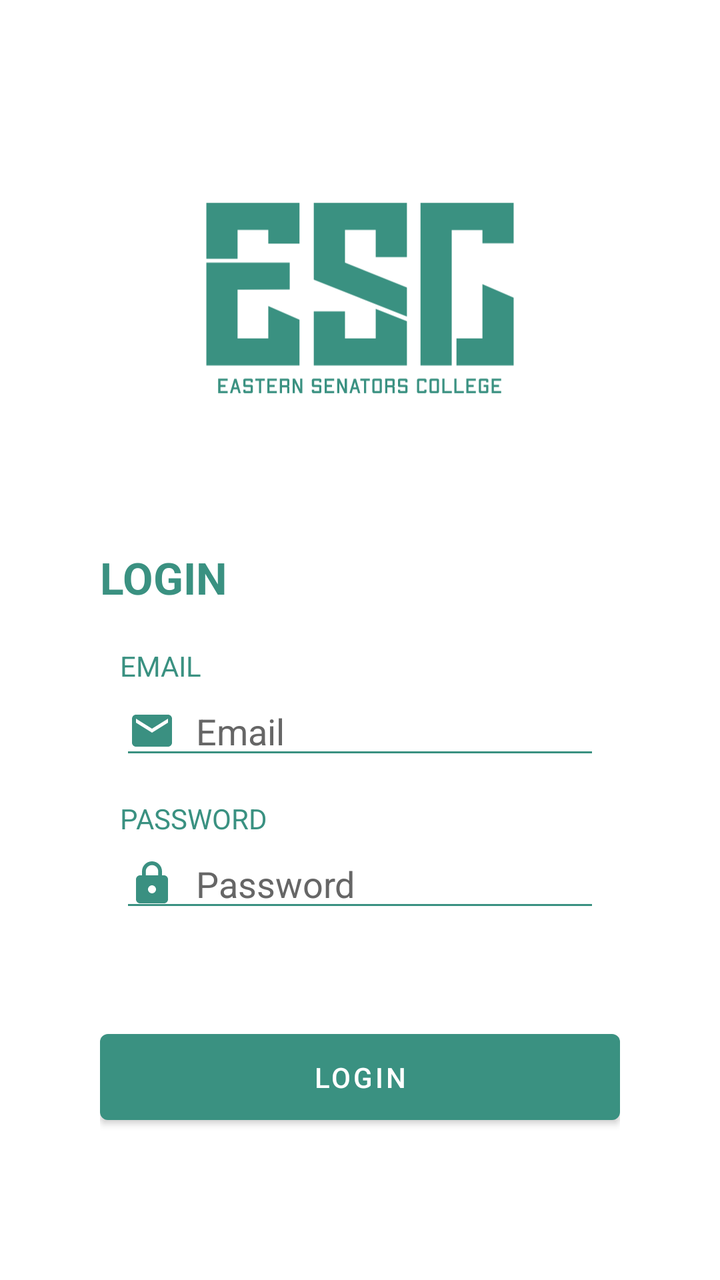
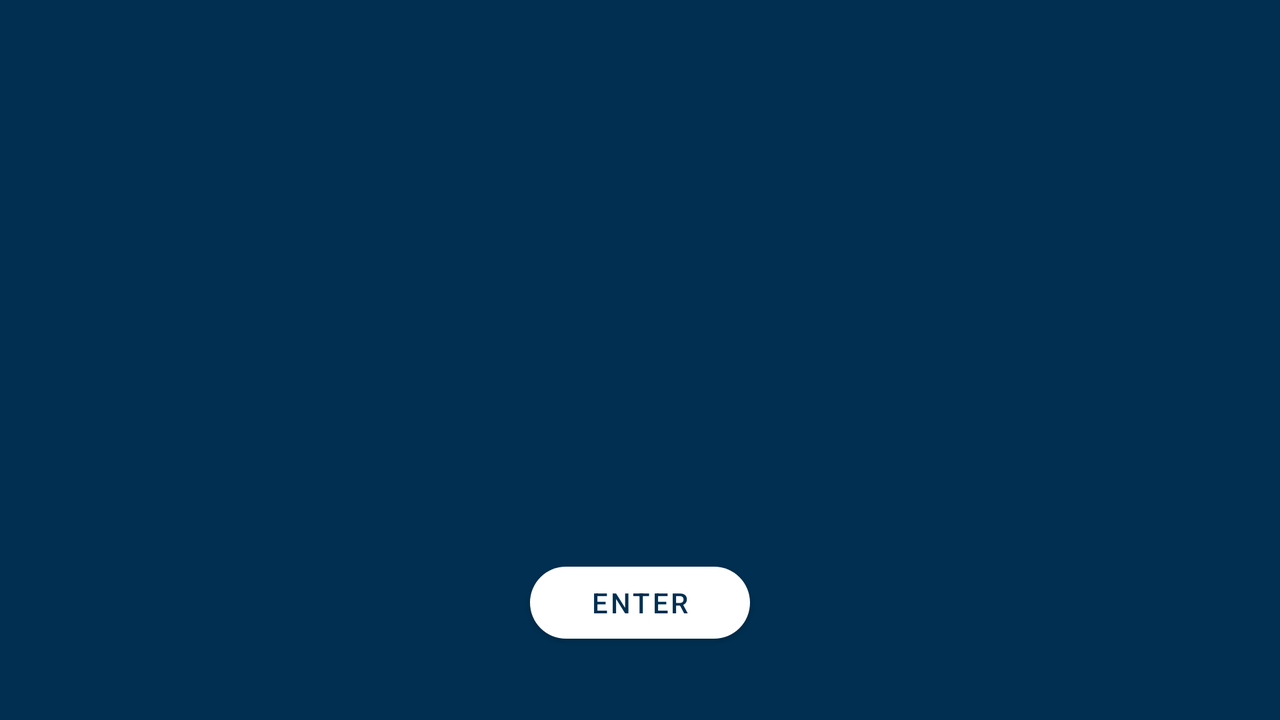

First picture: res/layout/ on a phone held upright. Second picture: the repository's own variant of that layout, on a device whose configuration matches the variant's folder. Source for both follows.
<!-- AndroidManifest.xml: application theme Theme.CourseScheduler -->
<!-- res/layout/activity_main.xml -->
<?xml version="1.0" encoding="utf-8"?>
<RelativeLayout xmlns:android="http://schemas.android.com/apk/res/android"
    xmlns:app="http://schemas.android.com/apk/res-auto"
    xmlns:tools="http://schemas.android.com/tools"
    android:id="@+id/container"
    android:layout_width="match_parent"
    android:layout_height="match_parent"
    android:background="#fff"
    android:layout_gravity="center"
    tools:context=".UI.MainActivity"
    >


    <RelativeLayout
        android:layout_width="match_parent"
        android:layout_height="wrap_content"
        android:layout_centerInParent="true"
        android:paddingLeft="50dp"
        android:paddingRight="50dp">

        <ImageView
            android:id="@+id/logo"
            android:layout_width="wrap_content"
            android:layout_height="150dp"
            android:paddingLeft="50dp"
            android:paddingRight="50dp"
            android:src="@drawable/ic_logo" />


        <TextView
            android:id="@+id/loginLabel"
            android:layout_width="match_parent"
            android:layout_height="wrap_content"
            android:layout_below="@id/logo"
            android:layout_marginTop="50dp"
            android:layout_marginBottom="20dp"
            android:text="LOGIN"
            android:textStyle="bold"
            android:textAppearance="@style/TextAppearance.AppCompat.Large"
            android:textColor="#3a9181"

            />

        <RelativeLayout
            android:id="@+id/loginContainer"
            android:layout_below="@id/loginLabel"
            android:layout_width="match_parent"
            android:layout_height="wrap_content"
            android:paddingLeft="10dp"
            android:paddingRight="10dp"
            >



        <RelativeLayout
            android:id="@+id/edit_username"
            android:layout_width="match_parent"
            android:layout_height="wrap_content"
            >

            <TextView
                android:layout_width="match_parent"
                android:layout_height="wrap_content"
                android:text="EMAIL"
                android:textColor="#3a9181"
                />

            <EditText
                android:id="@+id/emailField"
                android:layout_width="match_parent"
                android:layout_height="wrap_content"
                android:layout_marginTop="20dp"
                android:drawableStart="@drawable/ic_baseline_email_24"
                android:drawablePadding="10dp"
                android:hint="Email"
                android:inputType="text"
                android:backgroundTint="#3a9181"
                android:textColor="#666666"
                android:textColorHint="#666666" />
        </RelativeLayout>

        <RelativeLayout
            android:id="@+id/edit_password"
            android:layout_width="match_parent"
            android:layout_height="wrap_content"
            android:layout_below="@id/edit_username"
            android:layout_marginTop="15dp"
            >

            <TextView
                android:layout_width="match_parent"
                android:layout_height="wrap_content"
                android:text="PASSWORD"
                android:textColor="#3a9181"
                />

            <EditText
                android:id="@+id/password_field"
                android:layout_width="match_parent"
                android:layout_height="wrap_content"
                android:layout_marginTop="20dp"
                android:drawableStart="@drawable/ic_baseline_lock_24"
                android:drawablePadding="10dp"
                android:hint="Password"
                android:inputType="textPassword"
                android:backgroundTint="#3a9181"
                android:textColor="#666666"
                android:textColorHint="#666666" />
        </RelativeLayout>
</RelativeLayout>
        <com.google.android.material.button.MaterialButton
            android:id="@+id/button"
            android:layout_width="match_parent"
            android:layout_height="55dp"
            android:layout_below="@id/loginContainer"
            android:layout_centerHorizontal="true"
            android:layout_marginTop="50dp"
            android:onClick="enterHere"
            android:text="Login"
            android:textColor="@color/white"
            app:backgroundTint="#3a9181" />

    </RelativeLayout>

</RelativeLayout>
<!-- resources referenced by this layout -->
<resources>
  <color name="white">#FFFFFFFF</color>
  
      // WGU COLORS
  <!-- drawable ic_baseline_email_24 (drawable) -->
  <vector android:height="24dp" android:tint="#3A9081"
      android:viewportHeight="24" android:viewportWidth="24"
      android:width="24dp" xmlns:android="http://schemas.android.com/apk/res/android">
      <path android:fillColor="@android:color/white" android:pathData="M20,4L4,4c-1.1,0 -1.99,0.9 -1.99,2L2,18c0,1.1 0.9,2 2,2h16c1.1,0 2,-0.9 2,-2L22,6c0,-1.1 -0.9,-2 -2,-2zM20,8l-8,5 -8,-5L4,6l8,5 8,-5v2z"/>
  </vector>
  <!-- drawable ic_baseline_lock_24 (drawable) -->
  <vector android:height="24dp" android:tint="#3A9081"
      android:viewportHeight="24" android:viewportWidth="24"
      android:width="24dp" xmlns:android="http://schemas.android.com/apk/res/android">
      <path android:fillColor="@android:color/white" android:pathData="M18,8h-1L17,6c0,-2.76 -2.24,-5 -5,-5S7,3.24 7,6v2L6,8c-1.1,0 -2,0.9 -2,2v10c0,1.1 0.9,2 2,2h12c1.1,0 2,-0.9 2,-2L20,10c0,-1.1 -0.9,-2 -2,-2zM12,17c-1.1,0 -2,-0.9 -2,-2s0.9,-2 2,-2 2,0.9 2,2 -0.9,2 -2,2zM15.1,8L8.9,8L8.9,6c0,-1.71 1.39,-3.1 3.1,-3.1 1.71,0 3.1,1.39 3.1,3.1v2z"/>
  </vector>
  <!-- drawable ic_logo: vector/xml drawable (drawable, 6758 chars, omitted) -->
  <style name="Theme.CourseScheduler" parent="Theme.MaterialComponents.DayNight.DarkActionBar">
          
          <item name="colorPrimary">@color/ESC_Main</item>
          <item name="colorPrimaryVariant">@color/ESC_Alt</item>
          <item name="colorOnPrimary">@color/white</item>
          
          <item name="colorSecondary">@color/teal_200</item>
          <item name="colorSecondaryVariant">@color/teal_700</item>
          <item name="colorOnSecondary">@color/black</item>
          
          <item name="android:statusBarColor" tools:targetApi="l">?attr/colorPrimaryVariant</item>
          
      </style>
  <color name="ESC_Main">#3a9358</color>
  <color name="ESC_Alt">#296639</color>
  <color name="teal_200">#FF03DAC5</color>
  <color name="teal_700">#FF018786</color>
  <color name="black">#FF000000</color>
</resources>
<!-- res/layout-land/activity_main.xml (the repository's variant of the layout above) -->
<!-- drawn on the phone turned sideways -->
<?xml version="1.0" encoding="utf-8"?>
<RelativeLayout xmlns:android="http://schemas.android.com/apk/res/android"
    xmlns:app="http://schemas.android.com/apk/res-auto"
    xmlns:tools="http://schemas.android.com/tools"
    android:id="@+id/container"
    android:layout_width="match_parent"
    android:layout_height="match_parent"
    android:background="#002f51"
    android:layout_gravity="center"
    android:padding="16dp"
    tools:context=".UI.MainActivity">


    <ImageView
        android:id="@+id/imageView"
        android:layout_width="175dp"
        android:layout_height="195dp"
        android:layout_centerInParent="true"
        android:src="@drawable/ic_wgu_logo_white_01" />
        <com.google.android.material.button.MaterialButton
            android:id="@+id/button"
            android:layout_width="110dp"
            android:layout_height="wrap_content"
            android:onClick="enterHere"
            android:text="Enter"
            android:textColor="#002f51"
            app:backgroundTint="@color/white"
            app:cornerRadius="30dp"
            android:layout_below="@id/imageView"
            android:layout_centerInParent="true"


            />
</RelativeLayout>
<!-- resources referenced by the variant -->
<!-- as the phone turned sideways resolves them -->
<resources>
  <color name="white">#FFFFFFFF</color>
  
      // WGU COLORS
  <style name="Theme.CourseScheduler" parent="Theme.MaterialComponents.DayNight.DarkActionBar">
          
          <item name="colorPrimary">@color/ESC_Main</item>
          <item name="colorPrimaryVariant">@color/ESC_Alt</item>
          <item name="colorOnPrimary">@color/white</item>
          
          <item name="colorSecondary">@color/teal_200</item>
          <item name="colorSecondaryVariant">@color/teal_700</item>
          <item name="colorOnSecondary">@color/black</item>
          
          <item name="android:statusBarColor" tools:targetApi="l">?attr/colorPrimaryVariant</item>
          
      </style>
  <color name="ESC_Main">#3a9358</color>
  <color name="ESC_Alt">#296639</color>
  <color name="teal_200">#FF03DAC5</color>
  <color name="teal_700">#FF018786</color>
  <color name="black">#FF000000</color>
</resources>
